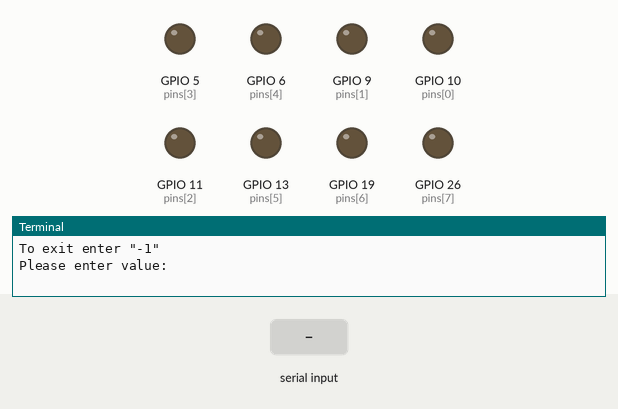
The program below on a simulated Raspberry Pi (BCM pin numbers). Shown: output pins drawn as LEDs (lit = HIGH), the last lines printed to the terminal. The test bench sets the inputs (shaded band).

Above: at 1.2 s.
1.3 s: "5" typed at the terminal, then Enter
At 2.0 s:
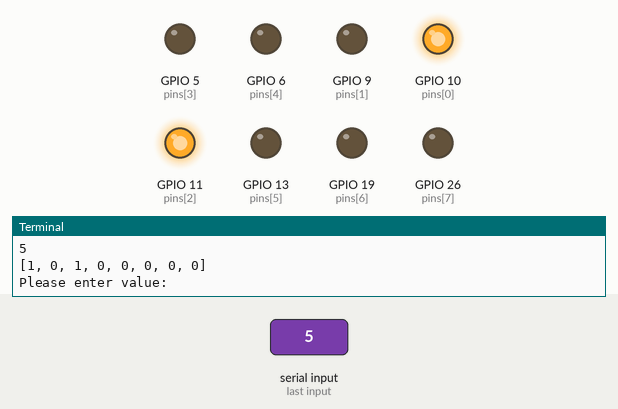
2.8 s: "90" typed at the terminal, then Enter
At 3.1 s:
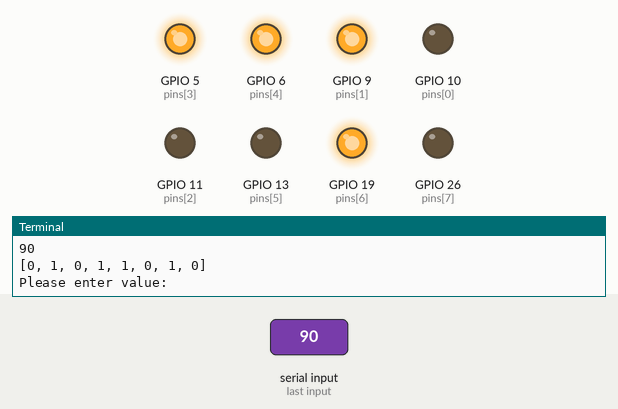
4.3 s: "200" typed at the terminal, then Enter
At 5.4 s:
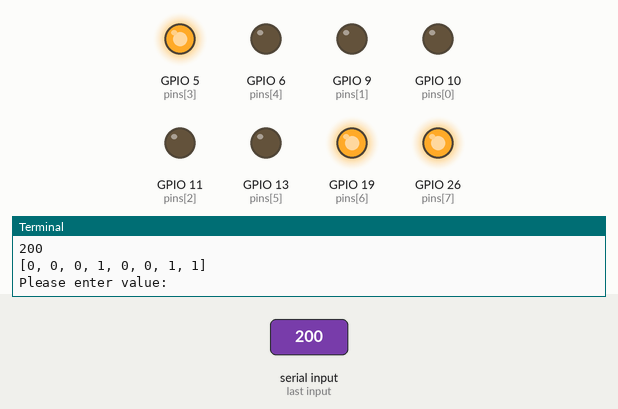
5.8 s: "1" typed at the terminal, then Enter
At 6.6 s:
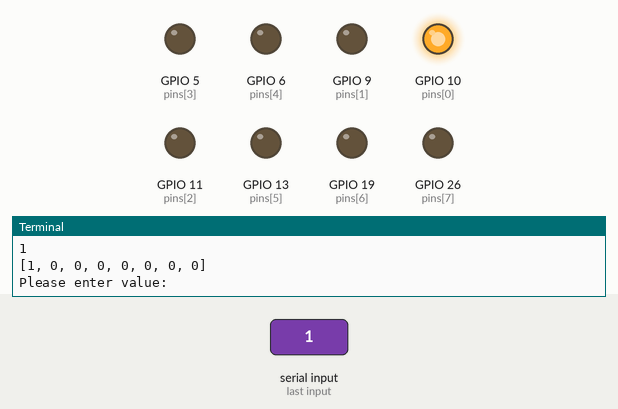
7.3 s: "0" typed at the terminal, then Enter
At 7.7 s:
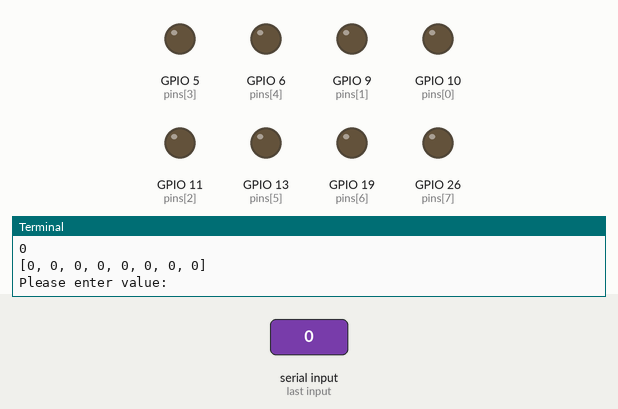
Timing chart, 0 to 9.8 s (numbered marks = the images above; inputs shaded):
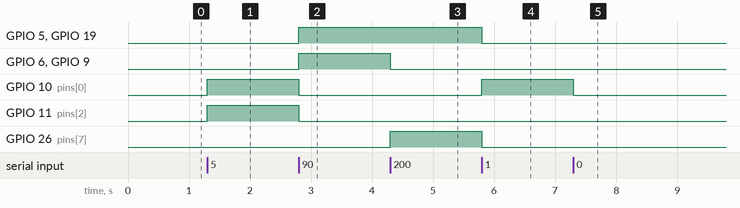

The program:

num_to_voltage.py
```python
import numpy as np
import time

import RPi.GPIO as gp

#pins = [24, 25, 8, 7, 12, 16, 20, 21]
pins = [10, 9, 11, 5, 6, 13, 19, 26]
gp.setmode(gp.BCM)

gp.setup(pins, gp.OUT)


def dec_to_bin_list(val):
    out = [0] * 8
    for i in range(7, -1, -1):
        if val // 2 ** i != 0:
            out[i] = 1
            val %= 2 ** i
    return out


def num_dac(val):
    array = dec_to_bin_list(val)
    gp.output(pins, array)
    print(array)


try:
    if __name__ == '__main__':

        print('To exit enter "-1"')
        while True:
            try:
                value = int(input('Please enter value: '))
                if -1 < value < 256:
                    num_dac(value)
                elif value == -1:
                    num_dac(0)
                    gp.cleanup()
                    exit()
                elif value > 255 or value < -1:
                    print('The value entered is out of range.')
            except ValueError:
                print('The value entered is not an integer.')
finally:
    num_dac(0)
    gp.cleanup()
```

Measured:
- after the input at 1.3 s, GPIO 10 (pins[0]), GPIO 11 (pins[2]): LOW → HIGH at once
- after the input at 2.8 s, GPIO 5 (pins[3]), GPIO 6 (pins[4]), GPIO 9 (pins[1]), GPIO 19 (pins[6]): LOW → HIGH at once; GPIO 10 (pins[0]), GPIO 11 (pins[2]): HIGH → LOW at once
- after the input at 4.3 s, GPIO 6 (pins[4]), GPIO 9 (pins[1]): HIGH → LOW at once; GPIO 26 (pins[7]): LOW → HIGH at once
- after the input at 5.8 s, GPIO 5 (pins[3]), GPIO 19 (pins[6]), GPIO 26 (pins[7]): HIGH → LOW at once; GPIO 10 (pins[0]): LOW → HIGH at once
- after the input at 7.3 s, GPIO 10 (pins[0]): HIGH → LOW at once
